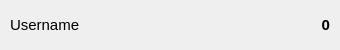
<?xml version="1.0" encoding="UTF-8"?>
<ui version="4.0">
 <class>ItemHistory</class>
 <widget class="QWidget" name="ItemHistory">
  <property name="geometry">
   <rect>
    <x>0</x>
    <y>0</y>
    <width>340</width>
    <height>50</height>
   </rect>
  </property>
  <property name="windowTitle">
   <string>Form</string>
  </property>
  <widget class="QLabel" name="txtUsername">
   <property name="geometry">
    <rect>
     <x>10</x>
     <y>10</y>
     <width>250</width>
     <height>30</height>
    </rect>
   </property>
   <property name="font">
    <font>
     <pointsize>11</pointsize>
    </font>
   </property>
   <property name="text">
    <string>Username</string>
   </property>
  </widget>
  <widget class="QLabel" name="txtPoint">
   <property name="geometry">
    <rect>
     <x>270</x>
     <y>10</y>
     <width>60</width>
     <height>30</height>
    </rect>
   </property>
   <property name="font">
    <font>
     <pointsize>11</pointsize>
     <bold>true</bold>
    </font>
   </property>
   <property name="text">
    <string>0</string>
   </property>
   <property name="alignment">
    <set>Qt::AlignRight|Qt::AlignTrailing|Qt::AlignVCenter</set>
   </property>
  </widget>
 </widget>
 <resources/>
 <connections/>
</ui>
